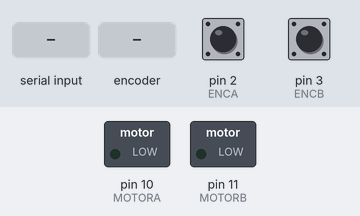
A sketch run on a simulated Arduino Uno, built with avr-gcc and run on an emulated ATmega328P. Shown: switched loads named in the sketch (green lamp = pin HIGH). Inputs (shaded band) come from the test bench; at power-on: pin 2 (ENCA) HIGH, pin 3 (ENCB) HIGH. What the sketch prints to the serial monitor is not drawn.

Above: at 1.2 s.
1.3 s: byte 30 received over Serial
At 2.7 s:
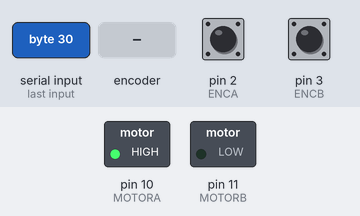
3.8 s: rotary encoder on pin 2 (ENCA) / pin 3 (ENCB) turned 1 step (first pin leading)
Timing chart, 0 to 6.8 s (numbered marks = the images above; inputs shaded):
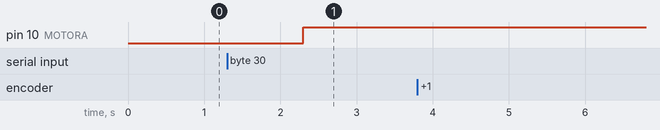

The sketch:

motor_encoder.ino
```cpp
/***
 *
 *  100RPM 12VDC Worm Gear Motor w/ encoder
 *  SKU - JGY-370
 *  DC12V100RPM - SKU-GS00127-05
 *
 *  Gear ratio: 40:1(?) 60:1(?)
 *  11 PPR Encoder - (!)
 *
 *  Red——Motor power + (exchange can control rotating and reversing)
 *  Black——Coding power- negative (3.3-5V) polarity cannot be wrong
 *  Yellow——Signal feedback
 *  Green——Signal feedback
 *  Blue——Coding power + positive(3.3-5V)polarity cannot be wrong
 *  White——Motor power - (exchange can control rotating and
 *
 ***/


#include <util/atomic.h> // For the ATOMIC_BLOCK macro

#define ENCA 2 // YELLOW
#define ENCB 3 // WHITE
#define MOTORA 10
#define MOTORB 11

volatile int32_t posi = 0; // specify posi as volatile
const long maxTime = 100000;
const int32_t maxRotations = 10;
const int ppr = 11;
const float ratio = 187.0 / 3.0;
const int maxPulses = (int) round((float) ppr * ratio);
const int speed = 255;
const int framesPerRotation = 18;
const float pulsesPerFrame = (float) maxPulses / (float) framesPerRotation;
volatile long start = 0;
volatile long total;
volatile bool done  = false;
volatile bool stop = false;
volatile int32_t incoming;
volatile float rpm;
volatile float fps;
volatile float fpsMax = -1.0;
volatile float fpsMin = 100000.0;
volatile int32_t rotations = 0;
volatile int32_t lastRotationPosition = 0;
volatile int32_t lastFramePosition = 0;
volatile int32_t frames = 0;

float calculateFPS (long timeLength, int frames) {
  return 1000.0 / ((float) timeLength / (float) frames);
}
float calculateRPM (long rotationLength) {
  return 60000.0 / (float) (rotationLength);
}

void setup() {
  Serial.begin(57600);
  Serial.flush();
  pinMode(ENCA, INPUT);
  pinMode(ENCB, INPUT);
  pinMode(MOTORA, OUTPUT);
  pinMode(MOTORB, OUTPUT);

  attachInterrupt(digitalPinToInterrupt(ENCA), readEncoder,RISING);

  Serial.println("Connected");
  Serial.print("PPR:    ");
  Serial.println(ppr);
  Serial.print("Ratio:  ");
  Serial.println(ratio);
  Serial.print("Pulses: ");
  Serial.println(maxPulses);
  Serial.print("Frames per Rotation: ");
  Serial.println(framesPerRotation);
  Serial.print("Pulses per Frame: ");
  Serial.println(pulsesPerFrame);
}

void loop() {
  int32_t pos;
  // Read the position in an atomic block to avoid a potential
  // misread if the interrupt coincides with this code running
  // see: https://www.arduino.cc/reference/en/language/variables/variable-scope-qualifiers/volatile/

  ATOMIC_BLOCK(ATOMIC_RESTORESTATE) {
    pos = posi;
  }

  rotations = (int) floor((float) pos / (float) maxPulses);
  if (rotations != lastRotationPosition) {
    lastRotationPosition = rotations;
    frames = rotations * framesPerRotation;
    Serial.print("Rotations:  ");
    Serial.print(rotations);
    Serial.print(" = ");
    Serial.println(millis() - start);
  }
  frames = (int) floor((float) pos / pulsesPerFrame);
  if (frames != lastFramePosition) {
    lastFramePosition = frames;
    total = millis() - start;
    fps = calculateFPS(total, frames);
    if (fps < 10000.0 && fps > fpsMax) {
      fpsMax = fps;
    }
    if (fps < fpsMin) {
      fpsMin = fps;
    }
    //Serial.print("Frames:    ");
    //Serial.print(frames);
    //Serial.print(" = ");
    //Serial.println(total);
    //Serial.println(fps);
    //Serial.print("@");
    //Serial.println(pos);
  }

  if (abs(pos) >= maxPulses * maxRotations) {
    stop = true;
  }
  if (start == -1) {
    delay(1000);
    analogWrite(MOTORA, speed);
    digitalWrite(MOTORB, LOW);
    start = millis();
    rotations = 0;
  } else if (stop && !done) {
    digitalWrite(MOTORA, LOW);
    digitalWrite(MOTORB, LOW);
    //Serial.print("Final:  ");
    //Serial.println(pos);
    Serial.print("Time:   ");
    total = millis() - start;
    Serial.println(total);
    rpm = calculateRPM(total) * (float) (rotations + 1);
    fps = calculateFPS(total, frames);
    Serial.print("RPM:    ");
    Serial.println(rpm);
    Serial.print("FPS:    ");
    Serial.println(fps);
    Serial.print("     Min: ");
    Serial.println(fpsMin);
    Serial.print("     Max: ");
    Serial.println(fpsMax);
    Serial.print("Rotations: ");
    Serial.println(rotations);
    Serial.print("Frames: ");
    Serial.println(frames);
    done = true;
  }
  if (Serial.available() > 0) {
    incoming = Serial.read();
    start = -1;
    posi = 0;
    done = false;
    stop = false;
  }
}

void readEncoder(){
  int b = digitalRead(ENCB);
  if(b > 0){
    posi++;
  }
  else{
    posi--;
  }
}
```

Measured:
- after the input at 1.3 s, pin 10 (MOTORA): LOW → HIGH after 1.0 s
- after the input at 3.8 s, every drawn part: stays the same
